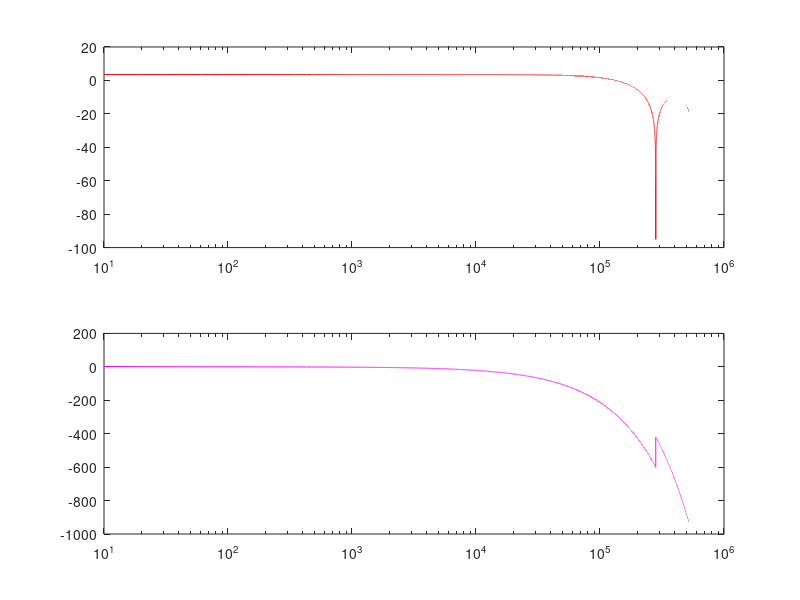

Write the MATLAB code that produced this figure.
k = 1000;
u = 1e-6;

fsw = 130*k
Ts = 1/fsw;

ff = 10:10:fsw*4;
ws = 2*pi*ff;
s = j*ws;
z1 = e.^(-s*Ts);

Lm = 23*u
Vin = 18
Vout = 5.25
Nsp = 4
Vo = Nsp*Vout
D = Vo/(Vin + Vo)
Dp = 1-D

iv = 7.5

mc = Vin/Lm
md = Vo/Lm

hs = md*(Ts*Dp./s + 1./(s.*s)).*(e.^(-s*Ts) - e.^(-s*Ts*D)) + (mc*D + iv).*(e.^(-s*Ts.*D)).*(1 - e.^(-s*Ts*Dp))./s;

subplot(2,1,1)
semilogx(ff, 20*log10(abs(hs)),"r")
subplot(2,1,2)
semilogx(ff, 180*unwrap(angle(hs))/pi, "m")
